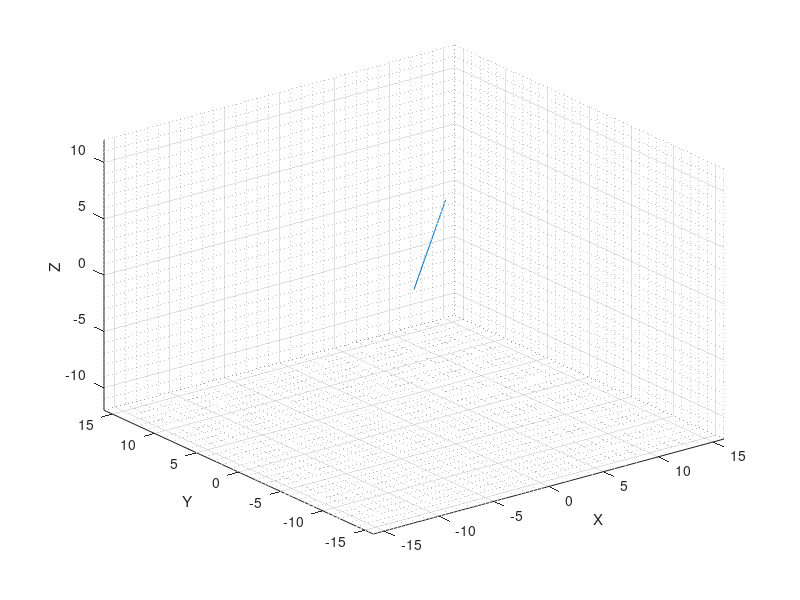

MATLAB code for this plot: (Note: this script raises an error after producing the figure.)
function FallCurvePredictor()
	clc;
	t = linspace(0, 5, 100);

	# Parameters
	v = [5 1 10];	# Initial Velocity
	g = [0 4 -9.8];	# Gravity
	up = -g / norm(g);
	lat = cross(v, up);
	lat = lat / norm(lat);
	front = cross(up, lat);
	front = front / norm(front);

	cx = @(_t) v(1) * _t + 0.5 * g(1) * _t.^2;
	cy = @(_t) v(2) * _t + 0.5 * g(2) * _t.^2;
	cz = @(_t) v(3) * _t + 0.5 * g(3) * _t.^2;

	figure(1, 'position', [550 150 800 750]);
	plot3(cx(t), cy(t), cz(t));
	axis([-16 16 -16 16 -12 12]);
	xlabel('X');
	ylabel('Y');
	zlabel('Z');
	grid on;
	grid minor on;

	# Base
		DrawOriginVector([16 0 0], 'red', 2);
		DrawOriginVector([0 16 0], 'green', 2);
		DrawOriginVector([0 0 16], 'blue', 2);
	# Base

	# Vectors
		DrawOriginVector(v, 'yellow', 0.5);
		DrawOriginVector(g, 'blue', 0.5);

		DrawOriginVector(up * 5, 'cyan', 1);
		DrawOriginVector(lat * 5, 'black', 1);
		DrawOriginVector(front * 5, 'magenta', 1);
	# Vectors

	# Scatters
		vx = dot(v, front);
		vy = dot(v, up);

		testx = linspace(0, 20, 20);
		ptsx = testx;
		ptsy = testx;
		ptsz = testx;
		for i = 1:length(testx)
			ptx = testx(i);
			pty = vy/vx * ptx - 0.5 * norm(g) * (ptx / vx)^2;
			tar = ptx * front + pty * up;
			ptsx(i) = tar(1);
			ptsy(i) = tar(2);
			ptsz(i) = tar(3);
		endfor
		scatter3(ptsx, ptsy, ptsz);
	# Scatters

	# Draw Grid
		X = linspace(-16, 16, 10);
		Y = linspace(-16, 16, 10);
		[XX, YY] = meshgrid(X, Y);
		ZZ = XX .* 0;
		hold on;
		m = mesh(X, Y, ZZ);
		colormap gray;
		set(m, 'facealpha', 0.25);
	# Draw Grid

	axis equal;
endfunction

